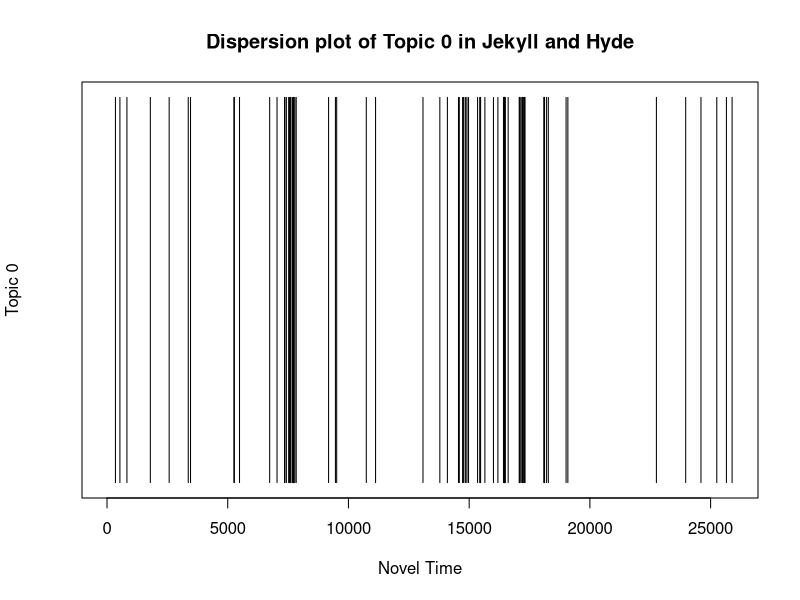
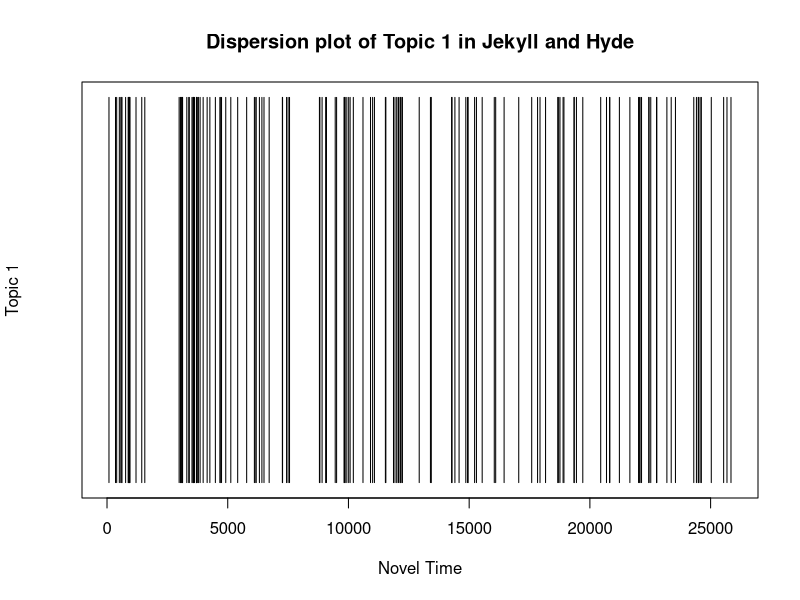
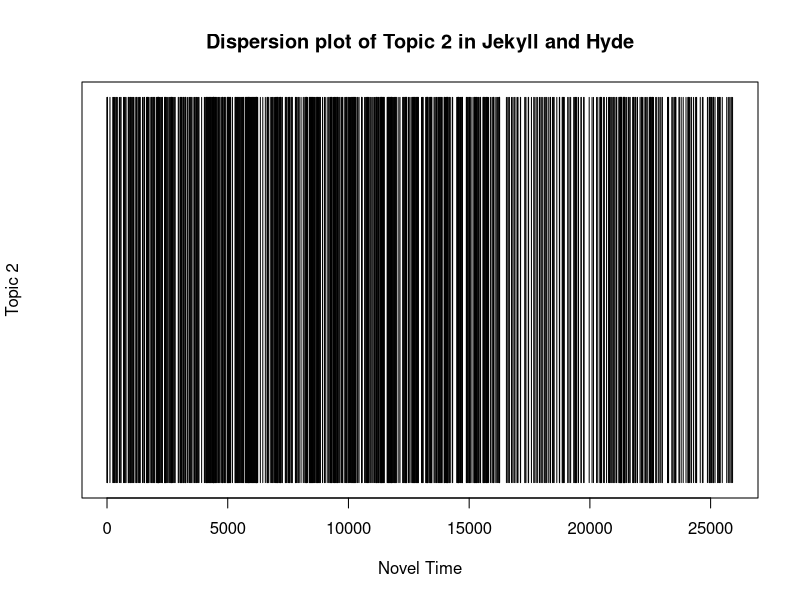
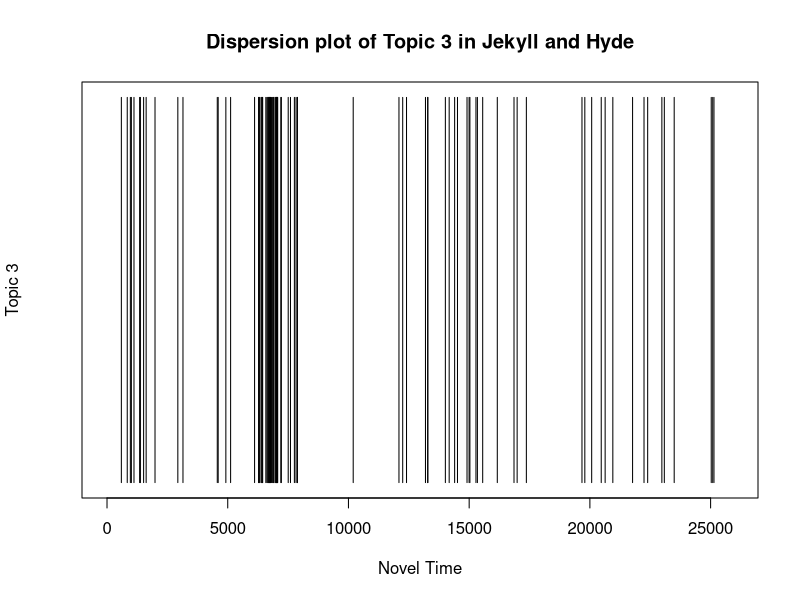
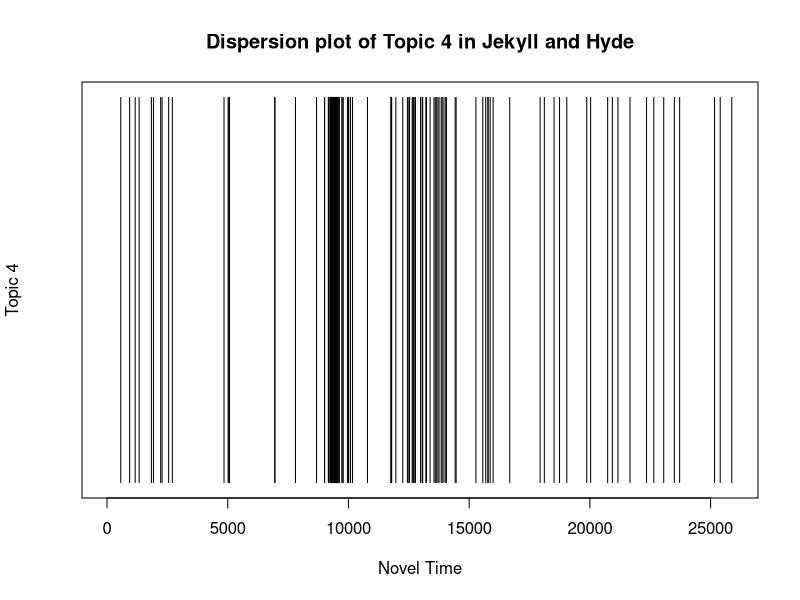
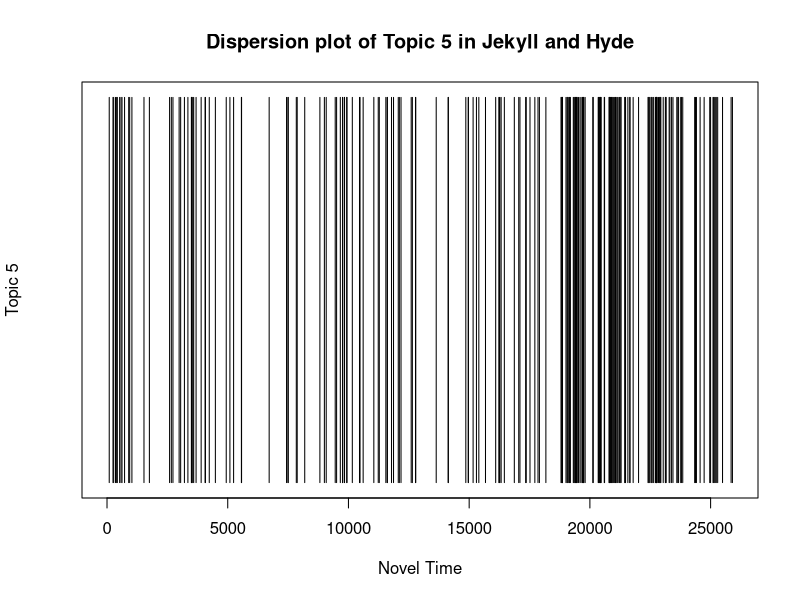
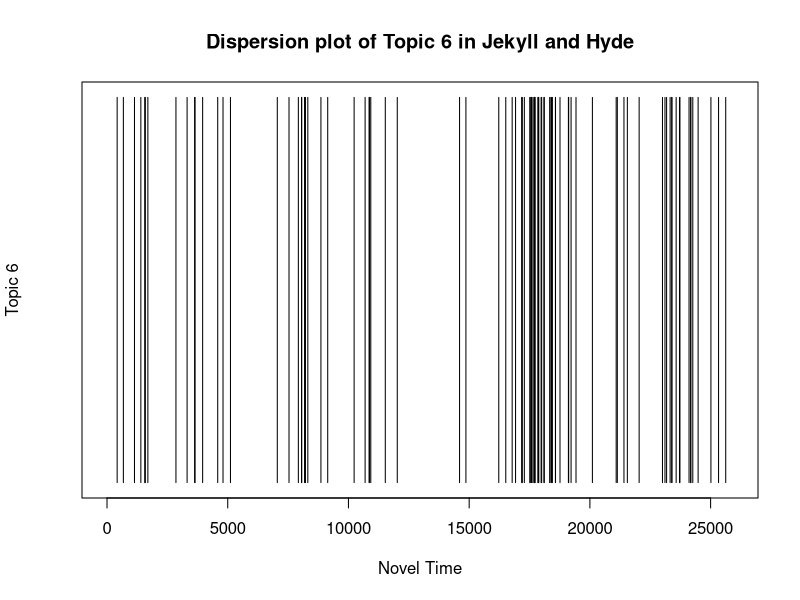
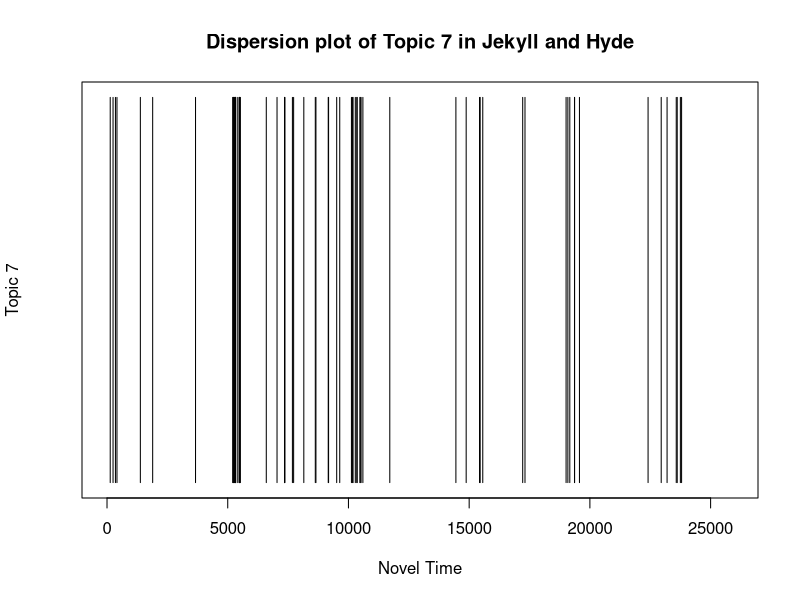

Recreate these plots in R, in order.
##Prepare the Document for Analysis##
setwd ("~/Documents/GitHub/Jekyll-and-Hyde/")
text.v <- scan("edwardh.txt", what="character", sep="\n")
start.v <-which(text.v == "STORY OF THE DOOR")
end.v <-2135L
start.metadata.v <-text.v[1:start.v-1]
end.metadata.v <- text.v[(end.v+1):length(text.v)]
metadata.v <- c(start.metadata.v, end.metadata.v)
novel.lines.v <- text.v[start.v:end.v]
novel.v <- paste(novel.lines.v, collapse=" ")
novel.lower.v <- tolower(novel.v)
hyde.words.1 <-strsplit(novel.lower.v, "\\W")
hyde.words.v <- unlist(hyde.words.1)
not.blanks.v <- which(hyde.words.v!="")
hyde.words.v <- hyde.words.v[not.blanks.v]
hyde.freqs.t <-table(hyde.words.v)
n.time.v <-seq(1:length(hyde.words.v))

##Create Plot for Topic 0##
contents.v <-which(hyde.words.v == "contents")
many.v <-which(hyde.words.v == "many")
several.v <-which(hyde.words.v == "several")
book.v <-which(hyde.words.v == "book")
woman.v <-which(hyde.words.v == "woman")
drawer.v <-which(hyde.words.v == "drawer")
lay.v <-which(hyde.words.v == "lay")
powders.v <-which(hyde.words.v == "powders")
phial.v <-which(hyde.words.v == "phial")
axe.v <-which(hyde.words.v == "axe")
topic.zero.v <-c(contents.v, many.v, several.v, book.v, woman.v, drawer.v, lay.v, powders.v, phial.v, axe.v)
zero.count.v <-rep(NA,length(n.time.v))
zero.count.v[topic.zero.v] <- 1
plot(zero.count.v, main="Dispersion plot of Topic 0 in Jekyll and Hyde", xlab="Novel Time", ylab="Topic 0", type="h", ylim=c(0,1), yaxt='n')

##Create Plot for Topic 1##
city.v <-which(hyde.words.v == "city")
ten.v <-which(hyde.words.v == "ten")
corner.v <-which(hyde.words.v == "corner")
along.v <-which(hyde.words.v == "along")
bystreet.v <-which(hyde.words.v == "by-street")
interest.v <-which(hyde.words.v == "interest")
sound.v <-which(hyde.words.v == "sound")
mind.v <-which(hyde.words.v == "mind")
two.v <-which(hyde.words.v == "two")
face.v <-which(hyde.words.v == "face")
topic.one.v <-c(city.v, ten.v, corner.v, along.v, bystreet.v, interest.v, sound.v, mind.v, two.v, face.v)
one.count.v <-rep(NA,length(n.time.v))
one.count.v[topic.one.v] <- 1
plot(one.count.v, main="Dispersion plot of Topic 1 in Jekyll and Hyde", xlab="Novel Time", ylab="Topic 1", type="h", ylim=c(0,1), yaxt='n')

##Create Plot for Topic 2##
said.v <-which(hyde.words.v == "said")
utterson.v <-which(hyde.words.v == "utterson")
man.v <-which(hyde.words.v == "man")
one.v <-which(hyde.words.v == "one")
jekyll.v <-which(hyde.words.v == "jekyll")
hyde.v <-which(hyde.words.v == "hyde")
lawyer.v <-which(hyde.words.v == "lawyer")
upon.v <-which(hyde.words.v == "upon")
like.v <-which(hyde.words.v == "like")
would.v <-which(hyde.words.v == "would")
topic.two.v <-c(said.v, utterson.v, man.v, one.v, jekyll.v, hyde.v, lawyer.v, upon.v, like.v, would.v)
two.count.v <-rep(NA,length(n.time.v))
two.count.v[topic.two.v] <- 1
plot(two.count.v, main="Dispersion plot of Topic 2 in Jekyll and Hyde", xlab="Novel Time", ylab="Topic 2", type="h", ylim=c(0,1), yaxt='n')

##Create Plot for Topic 3##
maid.v <-which(hyde.words.v == "maid")
victim.v <-which(hyde.words.v == "victim")
heavy.v <-which(hyde.words.v == "heavy")
stick.v <-which(hyde.words.v == "stick")
lane.v <-which(hyde.words.v == "lane")
gentleman.v <-which(hyde.words.v == "gentleman")
body.v <-which(hyde.words.v == "body")
seen.v <-which(hyde.words.v == "seen")
broken.v <-which(hyde.words.v == "broken")
particularly.v <-which(hyde.words.v == "particularly")
topic.three.v <-c(maid.v, victim.v, heavy.v, stick.v, lane.v, gentleman.v, body.v, seen.v, broken.v, particularly.v)
three.count.v <-rep(NA,length(n.time.v))
three.count.v[topic.three.v] <- 1
plot(three.count.v, main="Dispersion plot of Topic 3 in Jekyll and Hyde", xlab="Novel Time", ylab="Topic 3", type="h", ylim=c(0,1), yaxt='n')

##Create Plot for Topic 4##
guest.v <-which(hyde.words.v == "guest")
clerk.v <-which(hyde.words.v == "clerk")
document.v <-which(hyde.words.v == "document")
death.v <-which(hyde.words.v == "death")
sir.v <-which(hyde.words.v == "sir")
note.v <-which(hyde.words.v == "note")
tempted.v <-which(hyde.words.v == "tempted")
autograph.v <-which(hyde.words.v == "autograph")
public.v <-which(hyde.words.v == "public")
handwriting.v <-which(hyde.words.v == "handwriting")
topic.four.v <-c(guest.v, clerk.v, document.v, death.v, sir.v, note.v, tempted.v, autograph.v, public.v, handwriting.v)
four.count.v <-rep(NA,length(n.time.v))
four.count.v[topic.four.v] <- 1
plot(four.count.v, main="Dispersion plot of Topic 4 in Jekyll and Hyde", xlab="Novel Time", ylab="Topic 4", type="h", ylim=c(0,1), yaxt='n')

##Create Plot for Topic 5##
two.v <-which(hyde.words.v == "two")
even.v <-which(hyde.words.v == "even")
life.v <-which(hyde.words.v == "life")
die.v <-which(hyde.words.v == "die")
evil.v <-which(hyde.words.v == "evil")
pleasures.v <-which(hyde.words.v == "pleasures")
months.v <-which(hyde.words.v == "months")
made.v <-which(hyde.words.v == "made")
side.v <-which(hyde.words.v == "side")
moral.v <-which(hyde.words.v == "moral")
topic.five.v <-c(two.v, even.v, life.v, die.v, evil.v, pleasures.v, months.v, made.v, side.v, moral.v)
five.count.v <-rep(NA,length(n.time.v))
five.count.v[topic.five.v] <- 1
plot(five.count.v, main="Dispersion plot of Topic 5 in Jekyll and Hyde", xlab="Novel Time", ylab="Topic 5", type="h", ylim=c(0,1), yaxt='n')

##Create Plot for Topic 6##
visitor.v <-which(hyde.words.v == "visitor")
curiosity.v <-which(hyde.words.v == "curiosity")
ordinary.v <-which(hyde.words.v == "ordinary")
remember.v <-which(hyde.words.v == "remember")
sense.v <-which(hyde.words.v == "sense")
unknown.v <-which(hyde.words.v == "unknown")
person.v <-which(hyde.words.v == "person")
struck.v <-which(hyde.words.v == "struck")
set.v <-which(hyde.words.v == "set")
conduct.v <-which(hyde.words.v == "conduct")
topic.six.v <-c(visitor.v, curiosity.v, ordinary.v, remember.v, sense.v, unknown.v, person.v, struck.v, set.v, conduct.v)
six.count.v <-rep(NA,length(n.time.v))
six.count.v[topic.six.v] <- 1
plot(six.count.v, main="Dispersion plot of Topic 6 in Jekyll and Hyde", xlab="Novel Time", ylab="Topic 6", type="h", ylim=c(0,1), yaxt='n')

##Create Plot for Topic 7##
many.v <-which(hyde.words.v == "many")
liked.v <-which(hyde.words.v == "liked")
others.v <-which(hyde.words.v == "others")
ill.v <-which(hyde.words.v == "ill")
clear.v <-which(hyde.words.v == "clear")
secrets.v <-which(hyde.words.v == "secrets")
past.v <-which(hyde.words.v == "past")
things.v <-which(hyde.words.v == "things")
chief.v <-which(hyde.words.v == "chief")
friendship.v <-which(hyde.words.v == "friendship")
topic.seven.v <-c(many.v, liked.v, others.v, ill.v, clear.v, secrets.v, past.v, things.v, chief.v, friendship.v)
seven.count.v <-rep(NA,length(n.time.v))
seven.count.v[topic.seven.v] <- 1
plot(seven.count.v, main="Dispersion plot of Topic 7 in Jekyll and Hyde", xlab="Novel Time", ylab="Topic 7", type="h", ylim=c(0,1), yaxt='n')

##Create Plot for Topic 8##
creature.v <-which(hyde.words.v == "creature")
evil.v <-which(hyde.words.v == "evil")
horror.v <-which(hyde.words.v == "horror")
countenance.v <-which(hyde.words.v == "countenance")
drug.v <-which(hyde.words.v == "drug")
hours.v <-which(hyde.words.v == "hours")
beyond.v <-which(hyde.words.v == "beyond")
life.v <-which(hyde.words.v == "life")
sensations.v <-which(hyde.words.v == "sensations")
pangs.v <-which(hyde.words.v == "pangs")
topic.eight.v <-c(creature.v, evil.v, horror.v, countenance.v, drug.v, hours.v, beyond.v, life.v, sensations.v, pangs.v)
eight.count.v <-rep(NA,length(n.time.v))
eight.count.v[topic.eight.v] <- 1
plot(eight.count.v, main="Dispersion plot of Topic 8 in Jekyll and Hyde", xlab="Novel Time", ylab="Topic 8", type="h", ylim=c(0,1), yaxt='n')

##Create Plot for Topic 9##
poole.v <-which(hyde.words.v == "poole")
sir.v <-which(hyde.words.v == "sir")
voice.v <-which(hyde.words.v == "voice")
butler.v <-which(hyde.words.v == "butler")
thats.v <-which(hyde.words.v == "that's")
its.v <-which(hyde.words.v == "it's")
master.v <-which(hyde.words.v == "master")
servant.v <-which(hyde.words.v == "servant")
candle.v <-which(hyde.words.v == "candle")
theres.v <-which(hyde.words.v == "there's")
topic.nine.v <-c(poole.v, sir.v, voice.v, butler.v, thats.v, its.v, master.v, servant.v, candle.v, theres.v)
nine.count.v <-rep(NA,length(n.time.v))
nine.count.v[topic.nine.v] <- 1
plot(nine.count.v, main="Dispersion plot of Topic 9 in Jekyll and Hyde", xlab="Novel Time", ylab="Topic 9", type="h", ylim=c(0,1), yaxt='n')

##Create Plot for Topic 10##
drawer.v <-which(hyde.words.v == "drawer")
letter.v <-which(hyde.words.v == "letter")
book.v <-which(hyde.words.v == "book")
understood.v <-which(hyde.words.v == "understood")
colleague.v <-which(hyde.words.v == "colleague")
midnight.v <-which(hyde.words.v == "midnight")
contents.v <-which(hyde.words.v == "contents")
reason.v <-which(hyde.words.v == "reason")
rose.v <-which(hyde.words.v == "rose")
powders.v <-which(hyde.words.v == "powders")
topic.ten.v <-c(drawer.v, letter.v, book.v, understood.v, colleague.v, midnight.v, contents.v, reason.v, rose.v, powders.v)
ten.count.v <-rep(NA,length(n.time.v))
ten.count.v[topic.ten.v] <- 1
plot(ten.count.v, main="Dispersion plot of Topic 10 in Jekyll and Hyde", xlab="Novel Time", ylab="Topic 10", type="h", ylim=c(0,1), yaxt='n')

##Create Plot for Topic 11##
street.v <-which(hyde.words.v == "street")
woman.v <-which(hyde.words.v == "woman")
fog.v <-which(hyde.words.v == "fog")
seen.v <-which(hyde.words.v == "seen")
shop.v <-which(hyde.words.v == "shop")
many.v <-which(hyde.words.v == "many")
brown.v <-which(hyde.words.v == "brown")
cab.v <-which(hyde.words.v == "cab")
latter.v <-which(hyde.words.v == "latter")
lamps.v <-which(hyde.words.v == "lamps")
topic.eleven.v <-c(street.v, woman.v, fog.v, seen.v, shop.v, many.v, brown.v, cab.v, latter.v, lamps.v)
eleven.count.v <-rep(NA,length(n.time.v))
eleven.count.v[topic.eleven.v] <- 1
plot(eleven.count.v, main="Dispersion plot of Topic 11 in Jekyll and Hyde", xlab="Novel Time", ylab="Topic 11", type="h", ylim=c(0,1), yaxt='n')

##Create Plot for Topic 12##
draught.v <-which(hyde.words.v == "draught")
supply.v <-which(hyde.words.v == "supply")
wonderful.v <-which(hyde.words.v == "wonderful")
loathed.v <-which(hyde.words.v == "loathed")
finally.v <-which(hyde.words.v == "finally")
ecstasy.v <-which(hyde.words.v == "ecstasy")
love.v <-which(hyde.words.v == "love")
fall.v <-which(hyde.words.v == "fall")
days.v <-which(hyde.words.v == "days")
fallen.v <-which(hyde.words.v == "fallen")
topic.twelve.v <-c(draught.v, supply.v, wonderful.v, loathed.v, finally.v, ecstasy.v, love.v, fall.v, days.v, fallen.v)
twelve.count.v <-rep(NA,length(n.time.v))
twelve.count.v[topic.twelve.v] <- 1
plot(twelve.count.v, main="Dispersion plot of Topic 12 in Jekyll and Hyde", xlab="Novel Time", ylab="Topic 12", type="h", ylim=c(0,1), yaxt='n')

##Create Plot for Topic 13##
door.v <-which(hyde.words.v == "door")
several.v <-which(hyde.words.v == "several")
times.v <-which(hyde.words.v == "times")
turned.v <-which(hyde.words.v == "turned")
theatre.v <-which(hyde.words.v == "theatre")
cabinet.v <-which(hyde.words.v == "cabinet")
may.v <-which(hyde.words.v == "may")
body.v <-which(hyde.words.v == "body")
lying.v <-which(hyde.words.v == "lying")
clothes.v <-which(hyde.words.v == "clothes")
topic.thirteen.v <-c(door.v, several.v, times.v, turned.v, theatre.v, cabinet.v, may.v, body.v, lying.v, clothes.v)
thirteen.count.v <-rep(NA,length(n.time.v))
thirteen.count.v[topic.thirteen.v] <- 1
plot(thirteen.count.v, main="Dispersion plot of Topic 13 in Jekyll and Hyde", xlab="Novel Time", ylab="Topic 13", type="h", ylim=c(0,1), yaxt='n')

##Create Plot for Topic 14##
hyde.v <-which(hyde.words.v == "hyde")
edward.v <-which(hyde.words.v == "edward")
jekyll.v <-which(hyde.words.v == "jekyll")
cast.v <-which(hyde.words.v == "cast")
double.v <-which(hyde.words.v == "double")
terror.v <-which(hyde.words.v == "terror")
soho.v <-which(hyde.words.v == "soho")
body.v <-which(hyde.words.v == "body")
still.v <-which(hyde.words.v == "still")
vain.v <-which(hyde.words.v == "vain")
topic.fourteen.v <-c(hyde.v, edward.v, jekyll.v, cast.v, double.v, terror.v, soho.v, body.v, still.v, vain.v)
fourteen.count.v <-rep(NA,length(n.time.v))
fourteen.count.v[topic.fourteen.v] <- 1
plot(fourteen.count.v, main="Dispersion plot of Topic 14 in Jekyll and Hyde", xlab="Novel Time", ylab="Topic 14", type="h", ylim=c(0,1), yaxt='n')

##Create Plot for Topic 15##
clothes.v <-which(hyde.words.v == "clothes")
enter.v <-which(hyde.words.v == "enter")
smiled.v <-which(hyde.words.v == "smiled")
lighted.v <-which(hyde.words.v == "lighted")
gallows.v <-which(hyde.words.v == "gallows")
conceal.v <-which(hyde.words.v == "conceal")
chattering.v <-which(hyde.words.v == "chattering")
fury.v <-which(hyde.words.v == "fury")
boldness.v <-which(hyde.words.v == "boldness")
closed.v <-which(hyde.words.v == "closed")
topic.fifteen.v <-c(clothes.v, enter.v, smiled.v, lighted.v, gallows.v, conceal.v, chattering.v, fury.v, boldness.v, closed.v)
fifteen.count.v <-rep(NA,length(n.time.v))
fifteen.count.v[topic.fifteen.v] <- 1
plot(fifteen.count.v, main="Dispersion plot of Topic 15 in Jekyll and Hyde", xlab="Novel Time", ylab="Topic 15", type="h", ylim=c(0,1), yaxt='n')

##Create Plot for Topic 16##
enfield.v <-which(hyde.words.v == "clothes")
cheque.v <-which(hyde.words.v == "enter")
family.v <-which(hyde.words.v == "smiled")
court.v <-which(hyde.words.v == "court")
really.v <-which(hyde.words.v == "really")
windows.v <-which(hyde.words.v == "windows")
its.v <-which(hyde.words.v == "it's")
childs.v <-which(hyde.words.v == "child's")
point.v <-which(hyde.words.v == "point")
best.v <-which(hyde.words.v == "best")
topic.sixteen.v <-c(enfield.v, cheque.v, family.v, court.v, really.v, windows.v, its.v, childs.v, point.v, best.v)
sixteen.count.v <-rep(NA,length(n.time.v))
sixteen.count.v[topic.sixteen.v] <- 1
plot(sixteen.count.v, main="Dispersion plot of Topic 16 in Jekyll and Hyde", xlab="Novel Time", ylab="Topic 16", type="h", ylim=c(0,1), yaxt='n')

##Create Plot for Topic 17##
suddenly.v <-which(hyde.words.v == "suddenly")
death.v <-which(hyde.words.v == "death")
throw.v <-which(hyde.words.v == "throw")
hold.v <-which(hyde.words.v == "hold")
heard.v <-which(hyde.words.v == "heard")
sort.v <-which(hyde.words.v == "sort")
far.v <-which(hyde.words.v == "far")
knew.v <-which(hyde.words.v == "knew")
true.v <-which(hyde.words.v == "true")
freshness.v <-which(hyde.words.v == "freshness")
topic.seventeen.v <-c(suddenly.v, death.v, throw.v, hold.v, heard.v, sort.v, far.v, knew.v, true.v)
seventeen.count.v <-rep(NA,length(n.time.v))
seventeen.count.v[topic.seventeen.v] <- 1
plot(seventeen.count.v, main="Dispersion plot of Topic 17 in Jekyll and Hyde", xlab="Novel Time", ylab="Topic 17", type="h", ylim=c(0,1), yaxt='n')

##Create Plot for Topic 18##
raged.v <-which(hyde.words.v == "raged")
fled.v <-which(hyde.words.v == "fled")
followed.v <-which(hyde.words.v == "followed")
break.v <-which(hyde.words.v == "break")
cause.v <-which(hyde.words.v == "cause")
pedant.v <-which(hyde.words.v == "pedant")
spirit.v <-which(hyde.words.v == "spirit")
private.v <-which(hyde.words.v == "private")
suppose.v <-which(hyde.words.v == "suppose")
made.v <-which(hyde.words.v == "made")
topic.eighteen.v <-c(raged.v, fled.v, followed.v, break.v, cause.v, pedant.v, spirit.v, private.v, suppose.v, made.v)
eighteen.count.v <-rep(NA,length(n.time.v))
eighteen.count.v[topic.eighteen.v] <- 1
plot(eighteen.count.v, main="Dispersion plot of Topic 18 in Jekyll and Hyde", xlab="Novel Time", ylab="Topic 18", type="h", ylim=c(0,1), yaxt='n')

##Create Plot for Topic 19##
lanyon.v <-which(hyde.words.v == "lanyon")
forth.v <-which(hyde.words.v == "forth")
disappearance.v <-which(hyde.words.v == "disappearance")
lawyers.v <-which(hyde.words.v == "lawyer's")
private.v <-which(hyde.words.v == "private")
case.v <-which(hyde.words.v == "case")
eagerness.v <-which(hyde.words.v == "eagerness")
affected.v <-which(hyde.words.v == "affected")
confined.v <-which(hyde.words.v == "confined")
surround.v <-which(hyde.words.v == "surround")
topic.nineteen.v <-c(lanyon.v, forth.v, disappearance.v, lawyers.v, private.v, case.v, eagerness.v, affected.v, confined.v, surround.v)
nineteen.count.v <-rep(NA,length(n.time.v))
nineteen.count.v[topic.nineteen.v] <- 1
plot(nineteen.count.v, main="Dispersion plot of Topic 19 in Jekyll and Hyde", xlab="Novel Time", ylab="Topic 19", type="h", ylim=c(0,1), yaxt='n')
